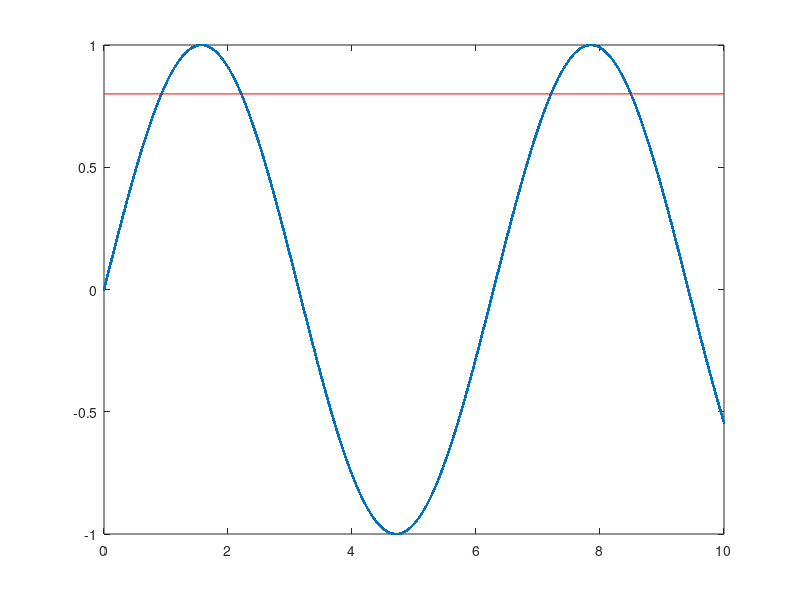

MATLAB code for this plot:
% Solution of Example 3
clc, clearvars, close all

%parameters
x = linspace(0,10,100000);
y = sin(x);
y_check = 0.8;

%actions
plot(x,y, '.');
hold on;
plot([0 10], [y_check y_check], '-r');
y_greater = y > y_check;

%output
res_percent =  (sum(y_greater) /  length(y)) * 100